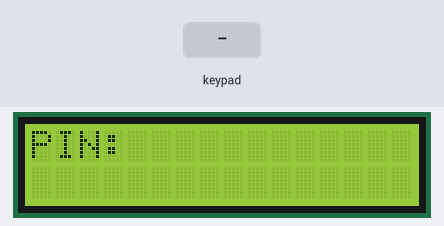
Recording of a sketch running on a simulated Arduino Uno, built with avr-gcc and run on an emulated ATmega328P. On the bench: 16×2 character LCD. The test bench sets the inputs (shaded band).

Above: at 0.8 s.
0.9 s: keypad keys 1 2 3 4 # pressed 0.4 s apart
At 3.3 s:
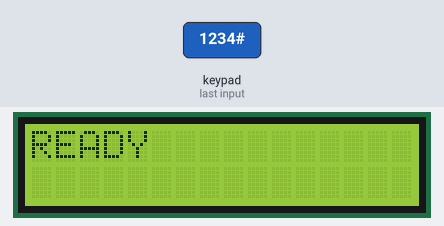
4.4 s: key '#' pressed
At 4.8 s:
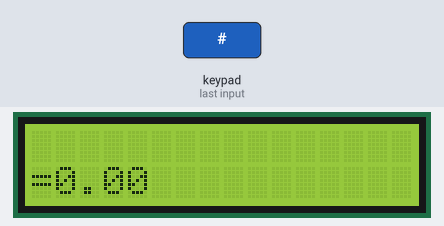
5.9 s: key '+' pressed
At 6.3 s:
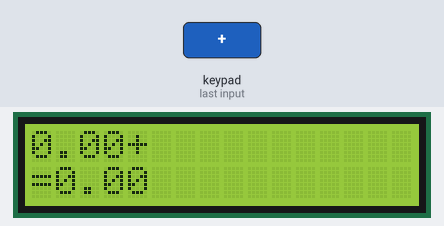
7.4 s: key 'x' pressed
At 8.6 s:
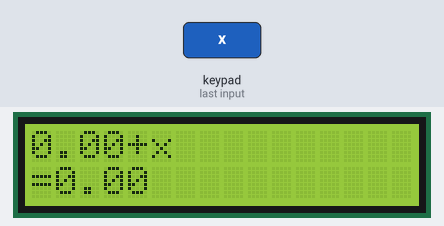
8.9 s: key '/' pressed
10.4 s: key '#' pressed
At 10.8 s:
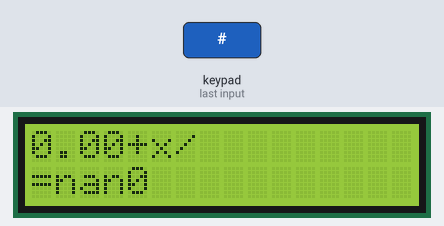
Timing chart, 0 to 12.9 s (numbered marks = the images above; inputs shaded):
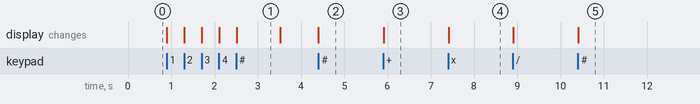

The sketch:

calcmain.ino
```cpp
#include <LiquidCrystal.h>
#include <Keypad.h>

LiquidCrystal lcd(12, 11, 5, 4, 3, 2);

const byte ROWS = 4;
const byte COLS = 4;
char keys[ROWS][COLS] = {
  {'1','2','3','4'}, {'5','6','7','8'},
  {'9','.', '0','#'}, {'+','-','x','/'}
};
byte rowPins[ROWS] = {A5, A4, A3, A2};
byte colPins[COLS] = {10, 9, 8, 7};
Keypad keypad = Keypad(makeKeymap(keys), rowPins, colPins, ROWS, COLS);

String equation = "";
String password = "1234";

void setup() {
  lcd.begin(16, 2);

  String attempt = "";
  lcd.print("PIN:");
  while (true) {
    char key = keypad.getKey();
    if (key) {
      if (key == '#') {
        if (attempt == password) break;
        lcd.clear(); lcd.print("WRONG"); delay(1000);
        lcd.clear(); lcd.print("PIN:");
        attempt = "";
      } else {
        attempt += key;
        lcd.setCursor(attempt.length()-1, 1); lcd.print('*');
      }
    }
  }
  lcd.clear(); lcd.print("READY"); delay(1000); lcd.clear();
}

void loop() {
  char key = keypad.getKey();
  if (key) {
    if (key == '#') {
      solveDMAS();
    } else if (key == '.') {
      equation = "";
      lcd.clear();
    } else {
      equation += key;
      render();
    }
  }
}

void render() {
  lcd.setCursor(0, 0);
  lcd.print("                ");
  lcd.setCursor(0, 0);
  if (equation.length() > 16) lcd.print(equation.substring(equation.length() - 16));
  else lcd.print(equation);
}

void solveDMAS() {
  float values[10];
  char ops[10];
  int vCount = 0, oCount = 0;

  String tmp = "";
  for (int i = 0; i < equation.length(); i++) {
    char c = equation[i];
    if (isDigit(c) || c == '.') tmp += c;
    else {
      values[vCount++] = tmp.toFloat();
      ops[oCount++] = c;
      tmp = "";
    }
  }
  values[vCount++] = tmp.toFloat();

  for (int i = 0; i < oCount; i++) {
    if (ops[i] == 'x' || ops[i] == '/') {
      float res = (ops[i] == 'x') ? values[i] * values[i+1] : values[i] / values[i+1];
      values[i] = res;
      for (int j = i + 1; j < vCount - 1; j++) values[j] = values[j+1];
      for (int j = i; j < oCount - 1; j++) ops[j] = ops[j+1];
      vCount--; oCount--; i--;
    }
  }

  float finalAns = values[0];
  for (int i = 0; i < oCount; i++) {
    if (ops[i] == '+') finalAns += values[i+1];
    if (ops[i] == '-') finalAns -= values[i+1];
  }

  lcd.setCursor(0, 1);
  lcd.print("="); lcd.print(finalAns, 2);
  equation = String(finalAns, 2);
}
```

Measured:
- after the input at 0.9 s, the display: first changes at once (image 1 shows a later state)
- after the input at 4.4 s, the display: changes at once (image 2)
- after the input at 5.9 s, the display: changes at once (image 3)
- after the input at 7.4 s, the display: changes at once (image 4)
- after the input at 10.4 s, the display: changes at once (image 5)
- what the display in image 1 shows lasts 1.0 s, from 2.5 s to 3.5 s
